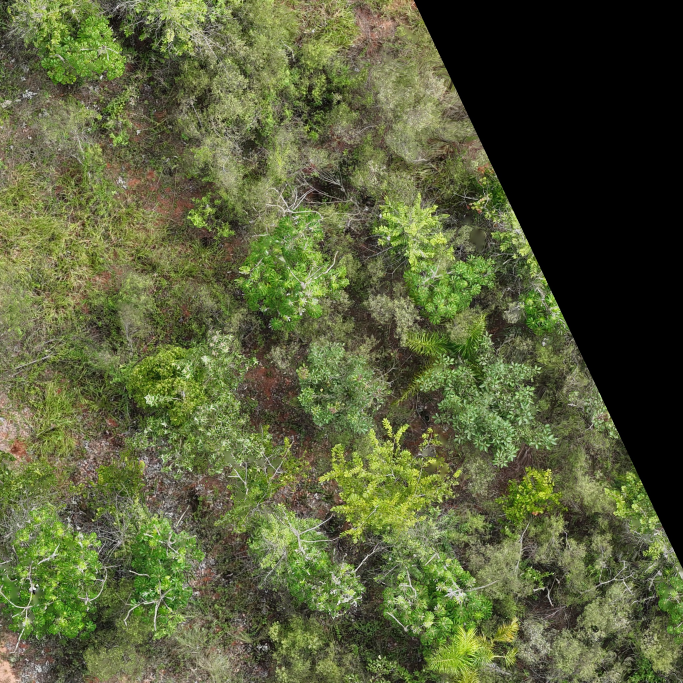
#> input picture data/validacao_backup_20260705_140926/tile_0053/tile_0053.jpg, 2048 x 2048 px, found by its file name (shown at 1/3 size)
$ python embaubaHSVmask.py
#> lines starting #> are read from the running program, lines starting #| are printed output that depends on the picture; after the words box and inside, x2 and y2 are one past the last pixel; in counts of white or black regions, pixels touching at a corner belong together
import cv2
import numpy as np
import matplotlib.pyplot as plt

def detect_cecropia_hsv(image_path):

#> called with image_path = 'tile_0053.jpg'
    img = cv2.imread(image_path)
#> img is the input picture: shape (2048, 2048, 3); mean B, G, R 58.2, 95.8, 88.8
    if img is None:
        print("Erro ao carregar a imagem.")
        return
    img_rgb = cv2.cvtColor(img, cv2.COLOR_BGR2RGB)

    blurred = cv2.GaussianBlur(img, (9, 9), 0)

    hsv = cv2.cvtColor(blurred, cv2.COLOR_BGR2HSV)
#> hsv: shape (2048, 2048, 3); mean H, S, V 28, 85.5, 97.5

    lower_cecropia = np.array([44, 144, 104])
    upper_cecropia = np.array([58, 231, 203])

    mask = cv2.inRange(hsv, lower_cecropia, upper_cecropia)
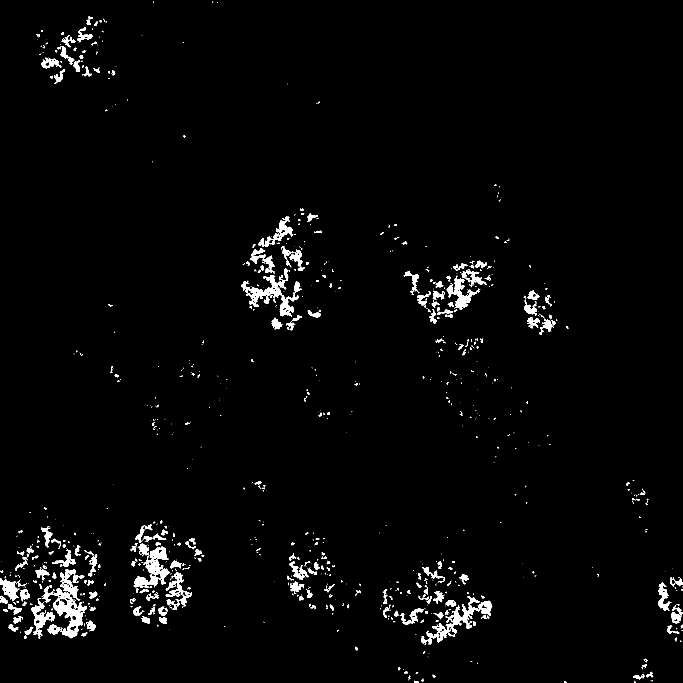
#> mask: shape (2048, 2048) (shown at 1/3 size); 2.2% white; 955 white regions (609 under 20 px), largest, box (x1, y1, x2, y2) and area: (126, 1707, 261, 1915) 9159, (724, 825, 904, 951) 5815, (1279, 1788, 1477, 1934) 5579

    kernel_close = cv2.getStructuringElement(cv2.MORPH_ELLIPSE, (25, 25))
    mask_closed = cv2.morphologyEx(mask, cv2.MORPH_CLOSE, kernel_close)
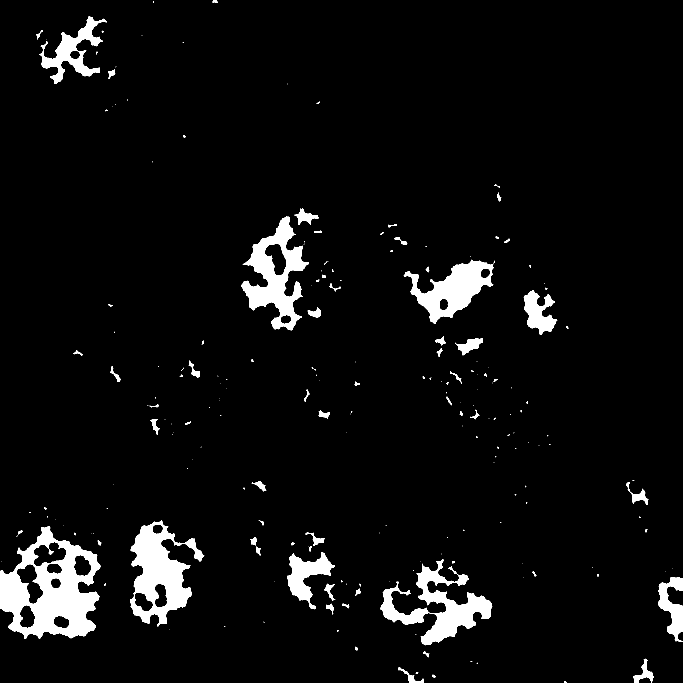
#> mask_closed: shape (2048, 2048) (shown at 1/3 size); 5.1% white; 217 white regions (129 under 20 px), largest, box (x1, y1, x2, y2) and area: (0, 1579, 302, 1917) 51314, (390, 1561, 613, 1879) 31598, (724, 650, 927, 991) 27277

    kernel_open = cv2.getStructuringElement(cv2.MORPH_ELLIPSE, (9, 9))
    mask_cleaned = cv2.morphologyEx(mask_closed, cv2.MORPH_OPEN, kernel_open)
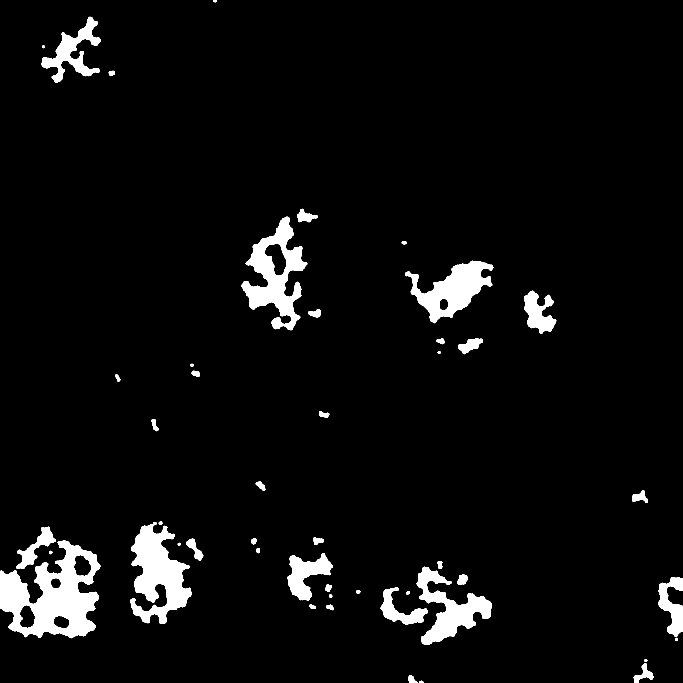
#> mask_cleaned: shape (2048, 2048) (shown at 1/3 size); 4.8% white; 47 white regions

    contours, _ = cv2.findContours(mask_cleaned, cv2.RETR_EXTERNAL, cv2.CHAIN_APPROX_SIMPLE)
#> contours = 47 contours; largest, box (x1, y1, x2, y2) and area: (0, 1621, 301, 1915) 52224, (724, 650, 922, 991) 29948, (391, 1566, 575, 1871) 28820, (1215, 782, 1480, 970) 21704, (1250, 1700, 1476, 1935) 19140

    result_img = img_rgb.copy()
    count = 0

    for contour in contours:
        if cv2.contourArea(contour) > 10000:
            hull = cv2.convexHull(contour)
            x, y, _, _ = cv2.boundingRect(hull)
            cv2.drawContours(result_img, [hull], -1, (0, 200, 255), 3)
            cv2.putText(result_img, 'Cecropia', (x, y - 10),
                        cv2.FONT_HERSHEY_SIMPLEX, 0.8, (0, 200, 255), 3)
            count += 1
#> this loop made 47 passes
#> (x, y) on passes 15, 21, 26, 40, 42, 46: (1250, 1700), (0, 1621), (391, 1566), (1215, 782), (724, 650), (125, 50)
#> after the loop, count = 6

    fig, axs = plt.subplots(1, 3, figsize=(20, 6))
    axs[0].imshow(img_rgb);                axs[0].set_title('1. Tile Original');                     axs[0].axis('off')
    axs[1].imshow(mask_cleaned, cmap='gray'); axs[1].set_title('2. Máscara HSV');                   axs[1].axis('off')
    axs[2].imshow(result_img);             axs[2].set_title(f'3. Resultado Final: {count} Detecções'); axs[2].axis('off')

    plt.tight_layout()
    plt.show()
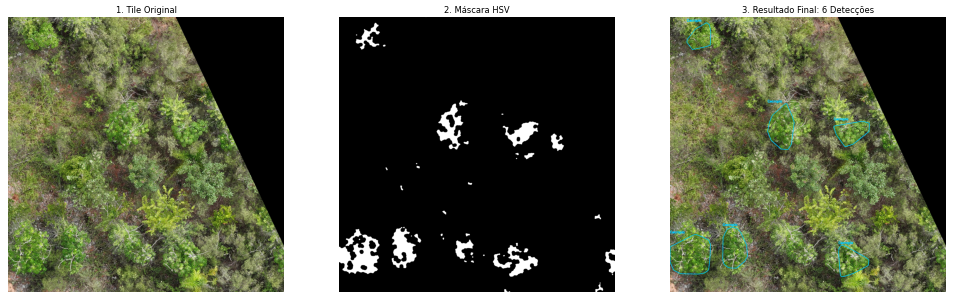
#> figure drawn by matplotlib, 3 panels

detect_cecropia_hsv('tile_0053.jpg')
